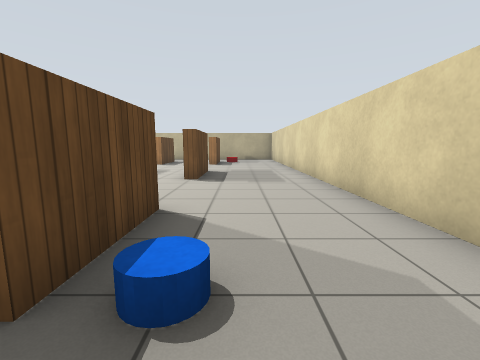
[1] (above)

15 first-person views from a walk through a robot-simulator world made for Gazebo. The camera is 1 m above the floor, tilts 8° down and sees 90° across. The floor is counted in squares, 1 m on a side. Each view is taken from the middle of a square. On the plan, view 1 faces up. The plan holds only what a view shows up to about 11 squares ahead; the rest is blank. Simple patterns stand in for the simulator's built-in surfaces.

[2]
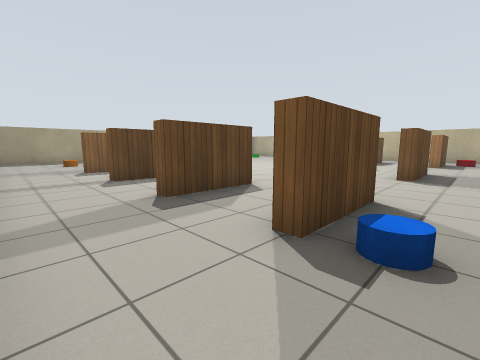

[3]
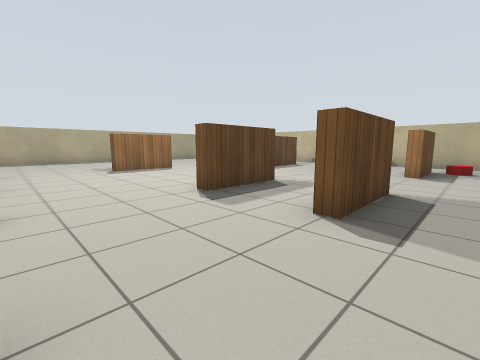

[4]
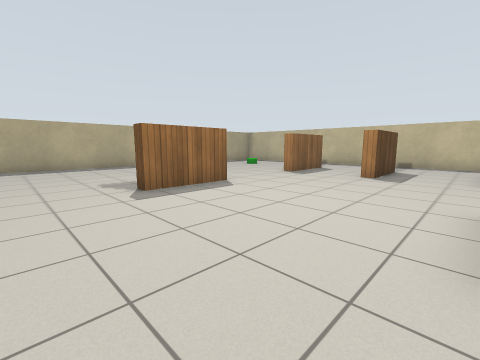

[5]
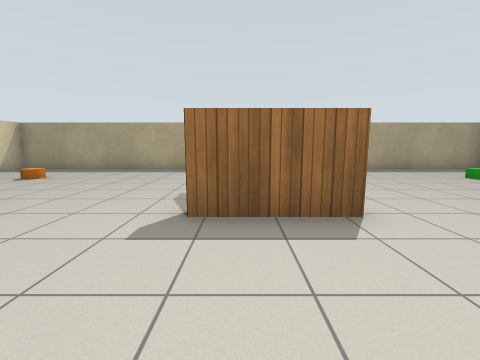

[6]
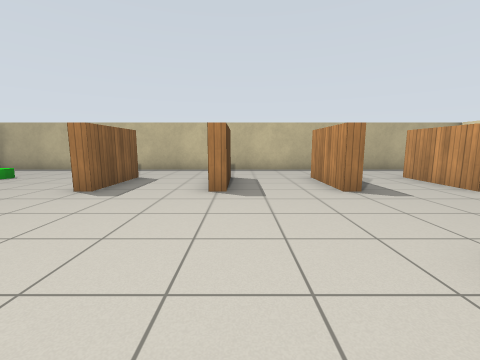

[7]
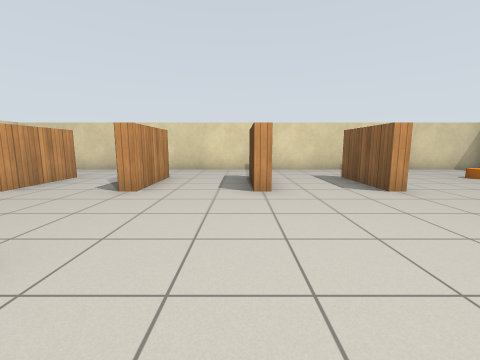

[8]
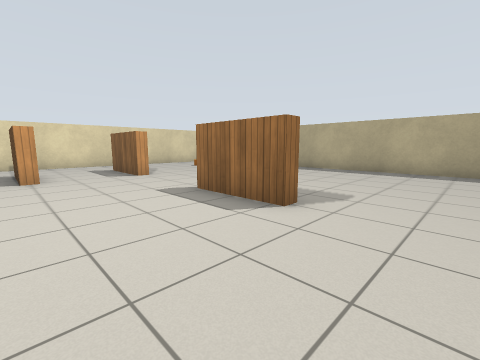

[9]
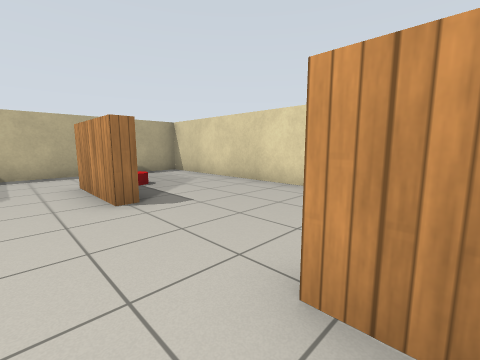

[10]
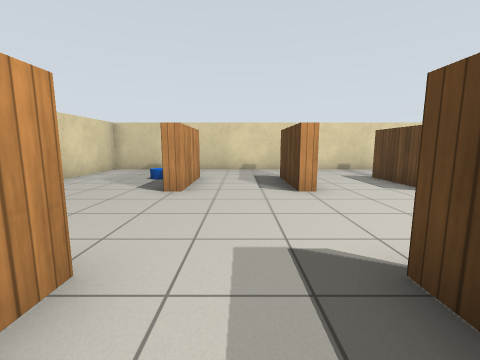

[11]
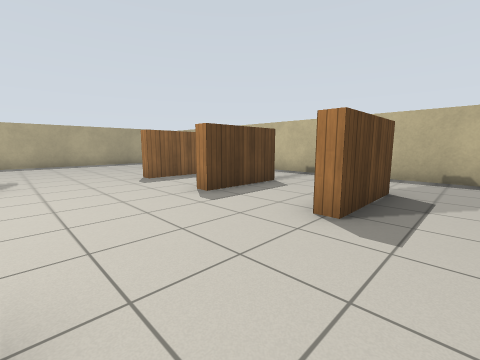

[12]
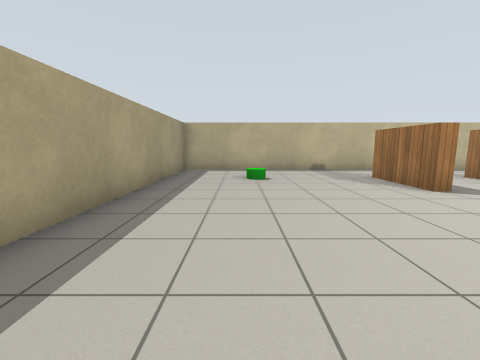

[13]
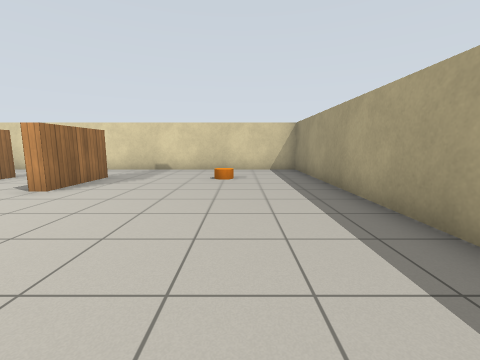

[14]
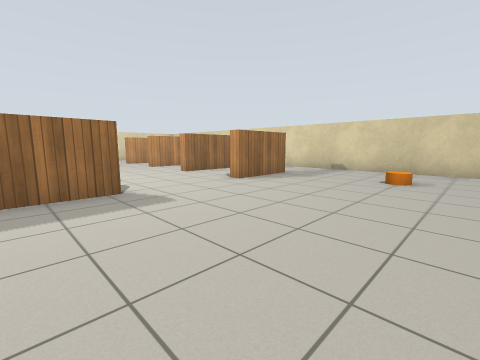

[15]
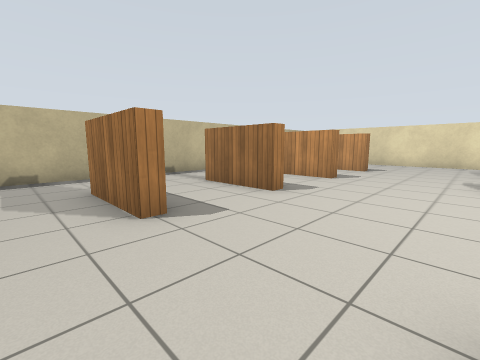

### Floor plan
Points are (right, up) in squares from view 1. A wall is a line through its corners. A room is listed if a view was taken in it or the views show most of it. See-through windows are left out.
Room 1 (views 1, 2, 3, 4, 5, 6, 7, 8, 9, 10, 11, 12, 13, 14, 15)
walls: (-10.8, 9.8) (-10.3, 9.8) (-10.3, 7.3) (-10.7, 7.3) (-10.7, 9.1); (-4.3, 9.9) (-4.3, 7.3) (-4.8, 7.3); (-7.7, 3.8) (-7.3, 3.8) (-7.3, 1.3) (-7.7, 1.3) (-7.7, 3.8); (-10.3, 3.8) (-10.3, 1.3) (-10.7, 1.3) (-10.7, 3.8) (-10.3, 3.8); (-4.7, 3.8) (-4.3, 3.8) (-4.3, 1.3) (-4.7, 1.3) (-4.7, 3.8); (-1.3, 9.9) (-1.3, 7.3) (-1.7, 7.3) (-1.7, 9.8); (-7.3, 15.9) (-7.3, 13.2) (-7.7, 13.2) (-7.7, 15.8); (-10.3, 15.8) (-10.3, 13.2) (-10.7, 13.2) (-10.7, 15.8); (-4.3, 15.9) (-4.3, 13.2) (-4.7, 13.2) (-4.7, 15.8); (-1.3, 14.4) (-1.3, 13.2) (-1.7, 13.2) (-1.7, 14.5); (-1.7, 1.5) (-1.7, 3.8) (-1.3, 3.8) (-1.3, 1.4); (-17.4, 18.4) (-17.4, -1.4) (2.4, -1.4) (2.4, 18.4) (-17.4, 18.4)
objects: orange cylinder (-15, 1) to (-14, 2); green cylinder (-15, 15) to (-14, 16); blue cylinder (-1, 1) to (0, 1); red cylinder (-1, 15) to (0, 16)

Where each view was taken, in squares from view 1:
view 1: 0 up, 0 right, facing up
view 2: 1 down, 0 right, facing up-left
view 3: 4 up, 0 right, facing up-left
view 4: 5 up, 5 left, facing up-left
view 5: 8 up, 7 left, facing left
view 6: 8 up, 7 left, facing up
view 7: 9 up, 7 left, facing down
view 8: 12 up, 7 left, facing down-left
view 9: 9 up, 3 left, facing up-right
view 10: 9 up, 3 left, facing down
view 11: 10 up, 3 left, facing up-left
view 12: 8 up, 15 left, facing up
view 13: 9 up, 15 left, facing down
view 14: 9 up, 16 left, facing down-right
view 15: 10 up, 12 left, facing up-right
